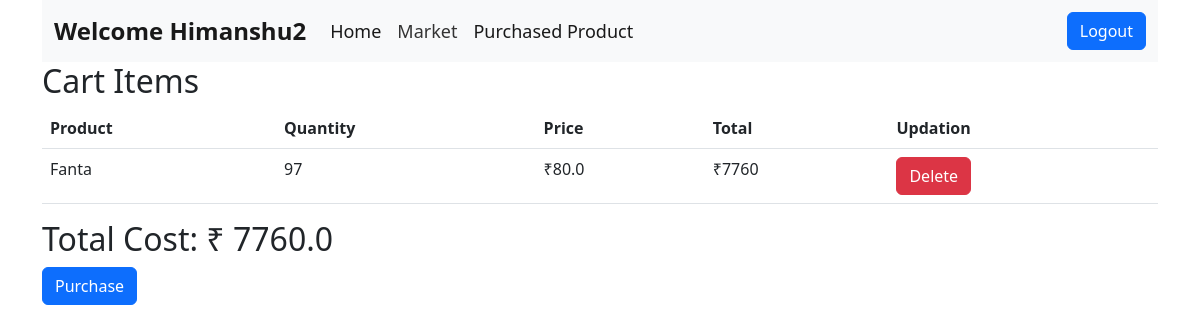
The page /cart (signed in) on the database as committed earlier.
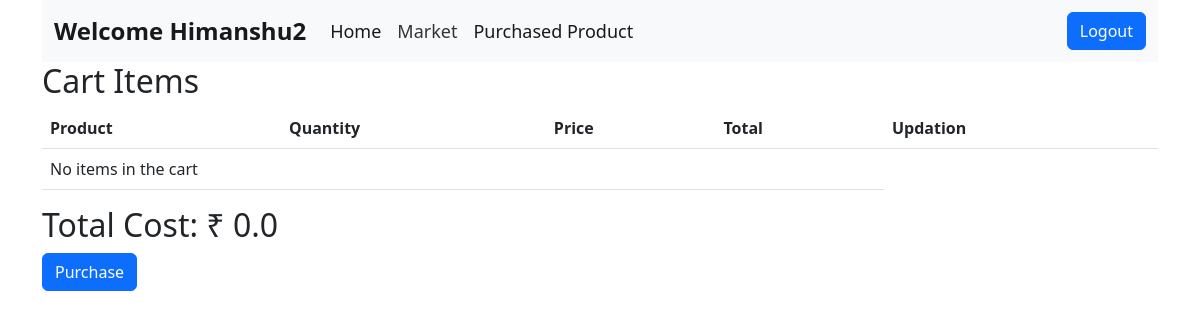
The same page on the database as committed later.
### application/models.py (models this page shows, shortened)
class Product(db.Model):
    id = db.Column(db.Integer, primary_key=True)
    name = db.Column(db.String(100), nullable=False)
    unit = db.Column(db.String(20), nullable=False)
    rate = db.Column(db.Float, nullable=False)
    quantity = db.Column(db.Integer, nullable=False)
    parent = db.Column(db.Integer, db.ForeignKey("category.id"))
    cart_items = db.relationship('CartItem', backref='product', lazy=True)
    p_items = db.relationship('PurchasedProduct', backref='product', lazy=True)

class CartItem(db.Model):
    id = db.Column(db.Integer, primary_key=True)
    user_id = db.Column(db.Integer, db.ForeignKey('user.id', ondelete='CASCADE'))
    product_id = db.Column(db.Integer, db.ForeignKey('product.id', ondelete='CASCADE'))
    quantity = db.Column(db.Integer, nullable=False)
    total = db.Column(db.Integer, nullable=False)

### application/controllers.py (the view)
@app.route('/cart')
def cart():
    user = User.query.filter_by(name=session["user"]).first()
    cart_items = CartItem.query.filter_by(user_id=user.id).all()
    grouped_cart_items = {}
    for cart_item in cart_items:
        product_name = cart_item.product.name
        if product_name in grouped_cart_items:
            grouped_cart_items[product_name]['quantity'] += cart_item.quantity
            grouped_cart_items[product_name]['total'] += cart_item.total
        else:
            grouped_cart_items[product_name] = {
                'quantity': cart_item.quantity,
                'total': cart_item.total
            }
    total_cost = sum(cart_item.total for cart_item in cart_items) if cart_items else 0
    return render_template('cart.html', user=session["user"], cart_items=grouped_cart_items, total_cost=total_cost)

### templates/cart.html (shortened to what this page needs)
<!DOCTYPE html>
<html lang="en">
<head>
    <link href="https://cdn.jsdelivr.net/npm/bootstrap@5.2.3/dist/css/bootstrap.min.css" rel="stylesheet">
</head>
<body>
    <div class="container">
        <nav class="navbar navbar-expand-lg bg-light">
            <div class="container-fluid">
              <a class="navbar-brand" href="#">Welcome {{ user }}</a>
              <div class="collapse navbar-collapse" id="navbarSupportedContent">
                <ul class="navbar-nav me-auto mb-2 mb-lg-0">
                  <li class="nav-item">
                    <a class="nav-link active" aria-current="page" href="/">Home</a>
                  </li>
                  <li class="nav-item">
                    <a class="nav-link" href="/market">Market</a>
                  </li>
                  <li class="nav-item">
                    <a class="nav-link active"  href="/purchased_products">Purchased Product</a>
                  </li>
                </ul>
                <ul class="navbar-nav ml-auto mb-2 mb-lg-0">
                <li class="nav-item">
                      <a class="btn btn-primary" href="/logout">Logout</a>
                  </li>
                  </ul>
              </div>
            </div>
          </nav>
    </div>
    <div class="container">
        <h2>Cart Items</h2>
        <table class="table">
            <thead>
                <tr>
                    <th>Product</th>
                    <th>Quantity</th>
                    <th>Price</th>
                    <th>Total</th>
                    <th>Updation</th>
                </tr>
            </thead>
            <tbody>
                {% if cart_items %}
                {% for product, item in cart_items.items() %}
                    <tr>
                        <td>{{ product }}</td>
                        <td>{{ item.quantity }}</td>
                        <td>₹{{ item.total / item.quantity }}</td>
                        <td>₹{{ item.total }}</td>
                        <td>
                            <form action="{{ url_for('delete_cart') }}" method="post">
                              <button class="btn btn-danger delete-btn">Delete</button>
                          </form>
                        </td>
                    </tr>
                {% endfor %}
                {% else %}
                    <tr>
                        <td colspan="4">No items in the cart</td>
                    </tr>
                {% endif %}
            </tbody>
        </table>
        <h2>Total Cost: ₹ {{ total_cost }}.0</h2>
       <form action="{{ url_for('purchase') }}" method="post">
            <button type="submit" class="btn btn-primary">Purchase</button>
        </form>
    </div>
</body>
</html>

Rows that differ between the two databases and show on the page:
no longer on this page (row edited): Product: name "Fanta", quantity "97", item.total/item.quantity "80.0", total "7760"
Other text that changed with them:
{{ total_cost }}: "7760" → "0"
text now shown: "No items in the cart"
